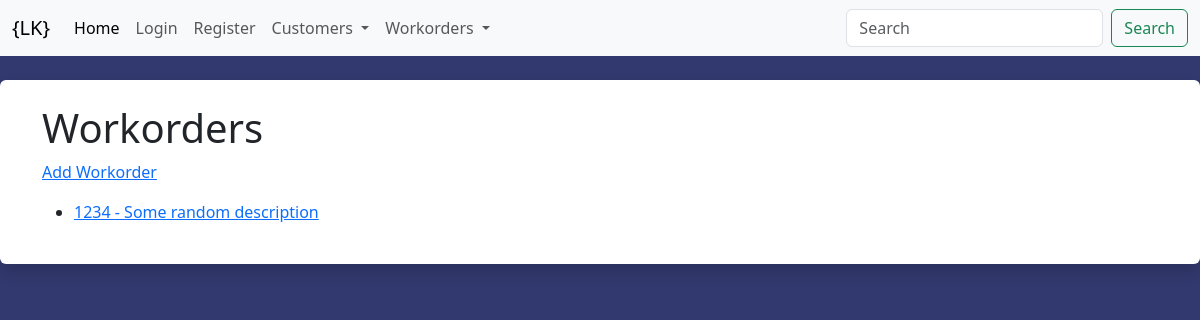
Page /workorders/ on the earlier database version.
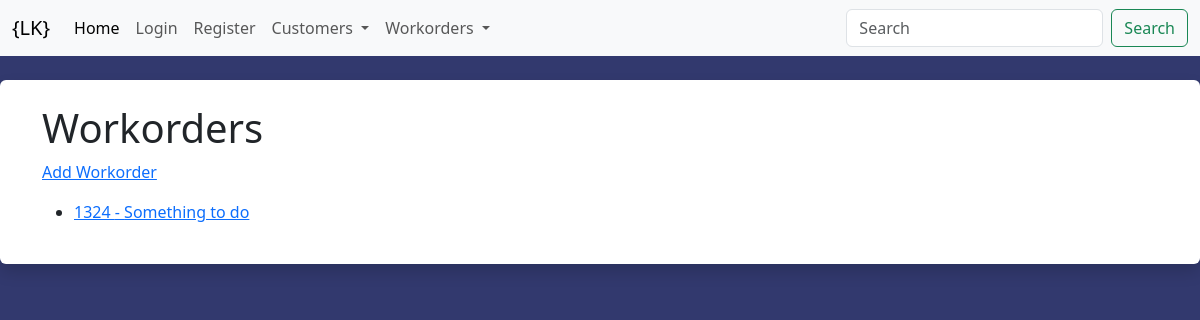
Same page on the later database version.
### workorders/models.py (models this page shows, shortened)
class Workorder(models.Model):
    customer = models.ForeignKey(Customer, blank=False, null=True, on_delete=models.CASCADE)
    contact = models.ForeignKey(CustomerContact, blank=True, null=True, on_delete=models.SET_NULL)
    workorder = models.CharField('Workorder', max_length=100, blank=False, null=False, unique=True)
    internal_company = models.CharField('Internal Company', choices=[('LK Design', 'LK Design'), ('Krueger Printing', 'Krueger Printing')], max_length=100, blank=False, null=False)
    description = models.CharField('Description', max_length=100, blank=True, null=True)
    deadline = models.DateField('Deadline', blank=True, null=True)
    budget = models.CharField('Budget', max_length=100, blank=True, null=True)
    quoted_price = models.CharField('Quoted Price', max_length=100, blank=True, null=True)
    original_order = models.CharField('Original Order', max_length=100, blank=True, null=True)
    def get_absolute_url(self):
        return reverse("workorders:detail", kwargs={"id": self.workorder})

### workorders/views.py (the view)
# urls.py: path("", workorder_list_view, name='list'), #List All workorders
def workorder_list_view(request):
    qs = Workorder.objects.all().order_by('-workorder')
    context = {
        "object_list": qs
    }
    return render(request, "workorders/list.html", context)

### templates/workorders/list.html
{% extends "base.html" %}
{% block content %}
<h1>Workorders</h1>
<a href="{% url 'workorders:createbase' %}">Add Workorder</a>
<p><ul>
    {% for x in  object_list %}
    <li><a href='{{ x.get_absolute_url }}'>{{ x.workorder }} - {{ x.description }}</a></li>
    {% endfor %}
    </ul></p>
{% endblock content %}

Differences in the rows shown:
changed Workorder: workorder "1234" → "1324"; description "Some random description" → "Something to do"
